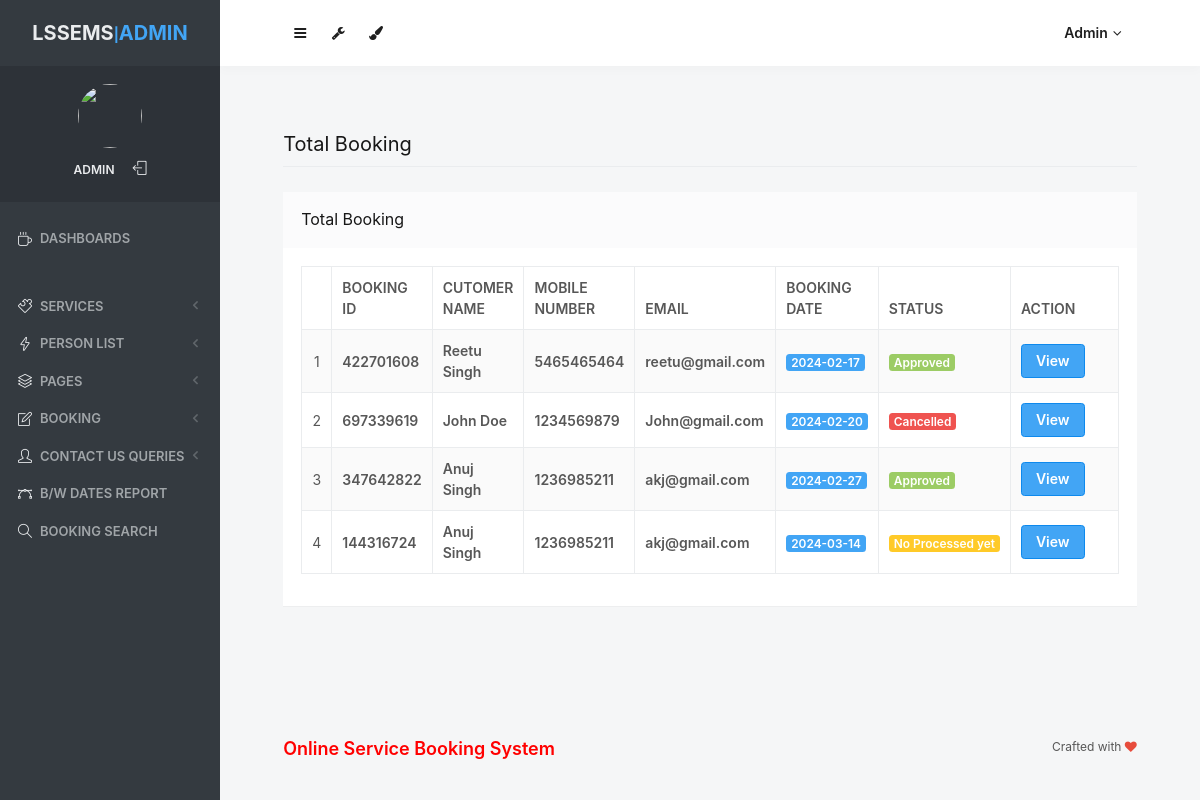
Page /admin/all-booking.php (signed in) on the committed database.
### tables this page shows
CREATE TABLE `tblbooking` (
  `ID` int(10) NOT NULL,
  `BookingID` int(10) DEFAULT NULL,
  `ServiceID` int(10) DEFAULT NULL,
  `UserID` int(5) DEFAULT NULL,
  `BookingDate` date DEFAULT NULL,
  `ServiceType` varchar(200) DEFAULT NULL,
  `cityName` varchar(255) DEFAULT NULL,
  `Message` mediumtext DEFAULT NULL,
  `Remark` varchar(200) DEFAULT NULL,
  `Status` varchar(200) DEFAULT NULL
);

CREATE TABLE `tbluser` (
  `ID` int(10) NOT NULL,
  `FullName` varchar(200) DEFAULT NULL,
  `MobileNumber` bigint(10) DEFAULT NULL,
  `Email` varchar(200) DEFAULT NULL,
  `Password` varchar(200) DEFAULT NULL,
  `RegDate` timestamp NULL DEFAULT current_timestamp()
);

### admin/all-booking.php (the view, shortened to what this page needs)
<?php
include('includes/dbconnection.php');
if (strlen($_SESSION['odmsaid']==0)) {
  header('location:logout.php');
  } else{
  ?>
<!doctype html>
<html lang="en" class="no-focus">
    <head>
        <link rel="stylesheet" href="assets/js/plugins/datatables/dataTables.bootstrap4.min.css">
        <link rel="stylesheet" id="css-main" href="assets/css/codebase.min.css">
    </head>
    <body>
        <div id="page-container" class="sidebar-o sidebar-inverse side-scroll page-header-fixed main-content-narrow">
           <?php include_once('includes/sidebar.php');?>
          <?php include_once('includes/header.php');?>
            <main id="main-container">
                <div class="content">
                    <h2 class="content-heading">Total Booking</h2>
                    <div class="block">
                        <div class="block-header block-header-default">
                            <h3 class="block-title">Total Booking</h3>
                        </div>
                        <div class="block-content block-content-full">
                            <table class="table table-bordered table-striped table-vcenter js-dataTable-full-pagination">
                                <thead>
                                    <tr>
                                        <th class="text-center"></th>
                                        <th>Booking ID</th>
                                        <th class="d-none d-sm-table-cell">Cutomer Name</th>
                                        <th class="d-none d-sm-table-cell">Mobile Number</th>
                                        <th class="d-none d-sm-table-cell">Email</th>
                                        <th class="d-none d-sm-table-cell">Booking Date</th>
                                        <th class="d-none d-sm-table-cell">Status</th>
                                        <th class="d-none d-sm-table-cell" style="width: 15%;">Action</th>
                                       </tr>
                                </thead>
                                <tbody>
                                    <?php
$sql="SELECT tbluser.FullName,tbluser.MobileNumber,tbluser.Email,tblbooking.ID as bid,tblbooking.BookingID,tblbooking.BookingDate,tblbooking.Status,tblbooking.ID from tblbooking join tbluser on tbluser.ID=tblbooking.UserID";
$query = $dbh -> prepare($sql);
$query->execute();
$results=$query->fetchAll(PDO::FETCH_OBJ);
$cnt=1;
if($query->rowCount() > 0)
{
foreach($results as $row)
{               ?>
                           <tr>
                                        <td class="text-center"><?php echo htmlentities($cnt);?></td>
                                        <td class="font-w600"><?php  echo htmlentities($row->BookingID);?></td>
                                        <td class="font-w600"><?php  echo htmlentities($row->FullName);?></td>
                                        <td class="font-w600"><?php  echo htmlentities($row->MobileNumber);?></td>
                                        <td class="font-w600"><?php  echo htmlentities($row->Email);?></td>
                                        <td class="font-w600">
                                            <span class="badge badge-primary"><?php  echo htmlentities($row->BookingDate);?></span>
                                        </td>
                                        <?php $fstatus=$row->Status; ?>
                     <td class="font-w600"> <?php if($fstatus==''):?>
                          <span class="badge badge-warning">No Processed yet</span>
                      <?php elseif($fstatus=='Approved'):?>
                         <span class="badge badge-success"><?php echo $fstatus;?></span>
                          <?php elseif($fstatus=='Cancelled'):?>
                            <span class="badge badge-danger"><?php echo $fstatus;?></span>
                        <?php endif;?>
                     </td>
                                         <td class="d-none d-sm-table-cell"><a href="view-booking-detail.php?editid=<?php echo htmlentities ($row->bid);?>&&bookingid=<?php echo htmlentities ($row->BookingID);?>" class="btn btn-primary" target="_blank">View</a></td>
                                    </tr>
                                    <?php $cnt=$cnt+1;}} ?>
                                </tbody>
                            </table>
                        </div>
                    </div>
                </div>
            </main>
           <?php include_once('includes/footer.php');?>
        </div>
    </body>
</html>
<?php }  ?>

### admin/includes/sidebar.php (shortened to what this page needs)
     <?php
include('includes/dbconnection.php');
if (strlen($_SESSION['odmsaid']==0)) {
  header('location:logout.php');
  } else{
  ?>
   <nav id="sidebar">
                <div id="sidebar-scroll">
                    <div class="sidebar-content">
                        <div class="content-header content-header-fullrow px-15">
                            <div class="content-header-section text-center align-parent sidebar-mini-hidden">
                                <div class="content-header-item">
                                    <a class="link-effect font-w700" href="dashboard.php">
                                        <span class="font-size-xl text-dual-primary-dark">LSSEMS</span>|<span class="font-size-xl text-primary">ADMIN</span>
                                    </a>
                                </div>
                            </div>
                        </div>
                        <div class="content-side content-side-full content-side-user px-10 align-parent">
                            <div class="sidebar-mini-hidden-b text-center">
                                <a class="img-link" href="dashboard.php">
                                    <img class="img-avatar" src="assets/img/avatars/avatar15.jpg" alt="">
                                </a>
                                <ul class="list-inline mt-10">
                                    <?php
$aid=$_SESSION['odmsaid'];
$sql="SELECT AdminName from  tbladmin where ID=:aid";
$query = $dbh -> prepare($sql);
$query->bindParam(':aid',$aid,PDO::PARAM_STR);
$query->execute();
$results=$query->fetchAll(PDO::FETCH_OBJ);
$cnt=1;
if($query->rowCount() > 0)
{
foreach($results as $row)
{               ?>
                                    <li class="list-inline-item">
                                        <a class="link-effect text-dual-primary-dark font-size-xs font-w600 text-uppercase" href="admin-profile.php"><?php  echo $row->AdminName;?></a>
                                    </li><?php $cnt=$cnt+1;}} ?>
                                    <li class="list-inline-item">
                                        <a class="link-effect text-dual-primary-dark" href="logout.php">
                                            <i class="si si-logout"></i>
                                        </a>
                                    </li>
                                </ul>
                            </div>
                        </div>
                        <div class="content-side content-side-full">
                            <ul class="nav-main">
                                <li class="open">
                                    <a href="dashboard.php"><i class="si si-cup"></i><span class="sidebar-mini-hide">Dashboards</span></a>
                                </li>
                                <li class="nav-main-heading"><span class="sidebar-mini-visible">UI</span><span class="sidebar-mini-hidden"></span></li>
                                <li>
                                    <a class="nav-submenu" data-toggle="nav-submenu"><i class="si si-puzzle"></i><span class="sidebar-mini-hide"></span>Services</a>
                                </li>
                                <li>
                                    <a class="nav-submenu" data-toggle="nav-submenu" href="#"><i class="si si-energy"></i><span class="sidebar-mini-hide">Person List</span></a>
                                </li>
                                <li>
                                    <a class="nav-submenu" data-toggle="nav-submenu" href="#"><i class="si si-layers"></i><span class="sidebar-mini-hide">Pages</span></a>
                                </li>
                                <li>
                                    <a class="nav-submenu" data-toggle="nav-submenu" href="#"><i class="si si-note"></i><span class="sidebar-mini-hide">Booking</span></a>
                                </li>
                                <li>
                                    <a class="nav-submenu" data-toggle="nav-submenu" href="#"><i class="si si-user"></i><span class="sidebar-mini-hide">Contact Us Queries</span></a>
                                </li>
                                <li>
                                    <a  href="between-dates-report.php"><i class="si si-vector"></i><span class="sidebar-mini-hide">B/w Dates Report</span></a>
                                </li>
                     <li>
                                    <a href="booking-search.php"><i class="si si-magnifier"></i><span class="sidebar-mini-hide">Booking Search</span></a>
                                </li>
                            </ul>
                        </div>
                    </div>
                </div>
            </nav>
           <?php }  ?>

### admin/includes/header.php (shortened to what this page needs)
   <?php
include('includes/dbconnection.php');
if (strlen($_SESSION['odmsaid']==0)) {
  header('location:logout.php');
  } else{
  ?>
            <header id="page-header">
                <div class="content-header">
                    <div class="content-header-section">
                        <button type="button" class="btn btn-circle btn-dual-secondary" data-toggle="layout" data-action="sidebar_toggle">
                            <i class="fa fa-navicon"></i>
                        </button>
                        <div class="btn-group" role="group">
                            <button type="button" class="btn btn-circle btn-dual-secondary" id="page-header-options-dropdown" data-toggle="dropdown" aria-haspopup="true" aria-expanded="false">
                                <i class="fa fa-wrench"></i>
                            </button>
                        </div>
                        <div class="btn-group" role="group">
                            <button type="button" class="btn btn-circle btn-dual-secondary" id="page-header-themes-dropdown" data-toggle="dropdown" aria-haspopup="true" aria-expanded="false">
                                <i class="fa fa-paint-brush"></i>
                            </button>
                        </div>
                    </div>
                    <div class="content-header-section">
                        <div class="btn-group" role="group">
                            <?php
$aid=$_SESSION['odmsaid'];
$sql="SELECT AdminName from  tbladmin where ID=:aid";
$query = $dbh -> prepare($sql);
$query->bindParam(':aid',$aid,PDO::PARAM_STR);
$query->execute();
$results=$query->fetchAll(PDO::FETCH_OBJ);
$cnt=1;
if($query->rowCount() > 0)
{
foreach($results as $row)
{               ?>
                            <button type="button" class="btn btn-rounded btn-dual-secondary" id="page-header-user-dropdown" data-toggle="dropdown" aria-haspopup="true" aria-expanded="false">
                                <?php  echo $row->AdminName;?><i class="fa fa-angle-down ml-5"></i>
                            </button>
                            <?php $cnt=$cnt+1;}} ?>
                        </div>
                    </div>
                </div>
            </header>
            <?php }  ?>

### admin/includes/footer.php
<footer id="page-footer" class="opacity-0">
    <div class="content py-20 font-size-xs clearfix">
        <div class="float-right">
            Crafted with <i class="fa fa-heart text-pulse"></i>
        </div>
        <div class="float-left">
           <h5 style="color: red"> Online Service Booking System </h5>
        </div>
    </div>
</footer>

### rows in the picture
tblbooking: BookingID "422701608", UserID.FullName "Reetu Singh", UserID.MobileNumber "5465465464", UserID.Email "reetu@gmail.com", BookingDate "2024-02-17", Status "Approved"
tblbooking: BookingID "697339619", UserID.FullName "John Doe", UserID.MobileNumber "1234569879", UserID.Email "John@gmail.com", BookingDate "2024-02-20", Status "Cancelled"
tblbooking: BookingID "347642822", UserID.FullName "Anuj Singh", UserID.MobileNumber "1236985211", UserID.Email "akj@gmail.com", BookingDate "2024-02-27", Status "Approved"
tblbooking: BookingID "144316724", UserID.FullName "Anuj Singh", UserID.MobileNumber "1236985211", UserID.Email "akj@gmail.com", BookingDate "2024-03-14", shows "No Processed yet"

### other values in the picture
$row->AdminName "ADMIN"
$row->AdminName "Admin"
